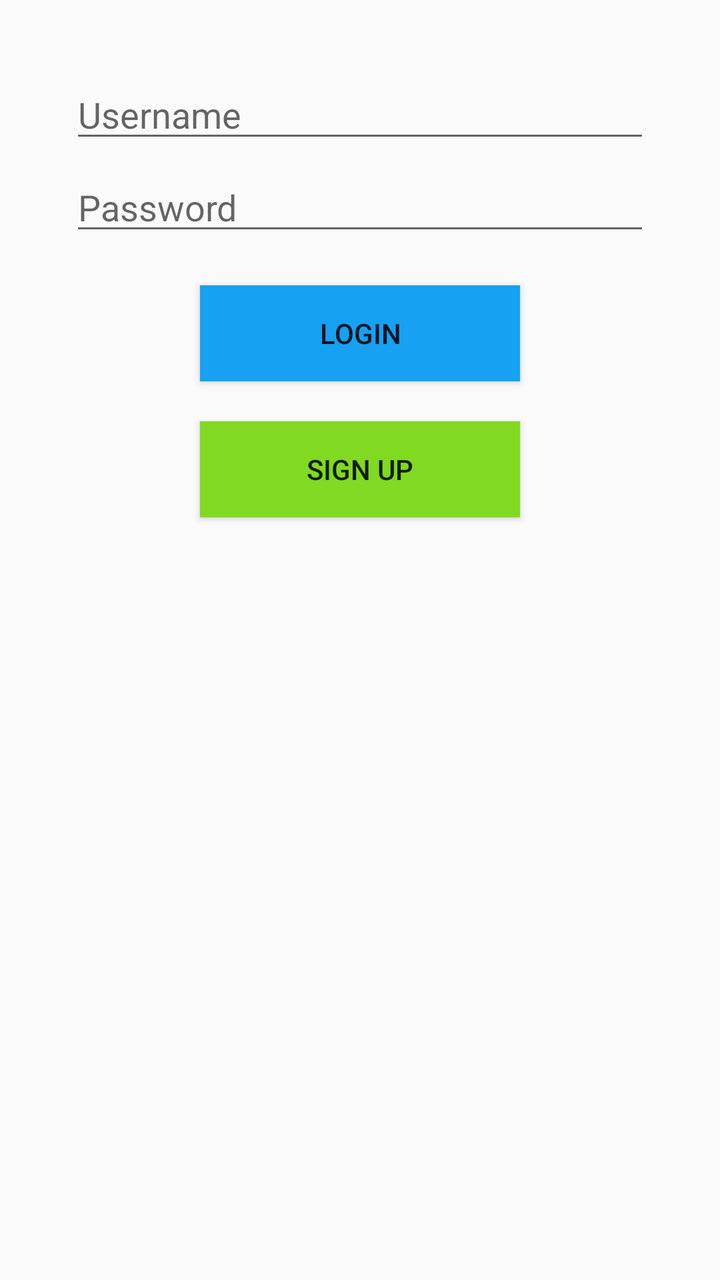
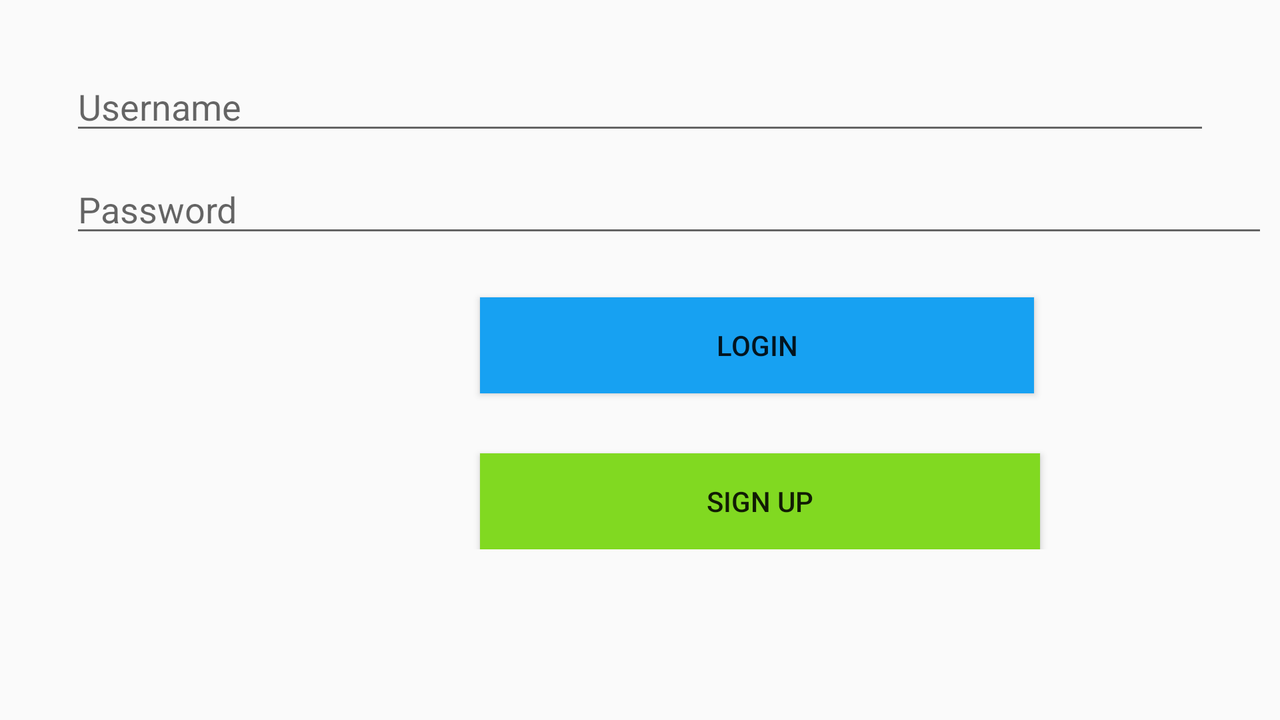

First picture: res/layout/ on a phone held upright. Second picture: the repository's own variant of that layout, on a device whose configuration matches the variant's folder. Source for both follows.
<!-- AndroidManifest.xml: application theme AppTheme -->
<!-- res/layout/activity_login.xml -->
<?xml version="1.0" encoding="utf-8"?>
<RelativeLayout xmlns:android="http://schemas.android.com/apk/res/android"
    xmlns:app="http://schemas.android.com/apk/res-auto"
    xmlns:tools="http://schemas.android.com/tools"
    android:layout_width="match_parent"
    android:layout_height="match_parent"
    android:layout_margin="10dp"
    android:orientation="vertical"
    tools:context=".LoginActivity">

    <ImageView
        android:id="@+id/imageView"
        android:layout_width="match_parent"
        android:layout_height="wrap_content"
        android:layout_alignParentStart="true"
        android:layout_marginTop="0dp"
        android:layout_weight="1"
        app:srcCompat="@drawable/nav_logo_whiteout"
        tools:srcCompat="@drawable/nav_logo_whiteout" />


    <EditText
        android:id="@+id/etUsername"
        android:layout_width="match_parent"
        android:layout_height="wrap_content"
        android:layout_below="@+id/imageView"
        android:layout_alignParentStart="true"
        android:layout_alignParentEnd="true"
        android:layout_marginStart="25dp"
        android:layout_marginTop="25dp"
        android:layout_marginEnd="25dp"
        android:layout_weight="1"
        android:ems="10"
        android:hint="Username" />

    <EditText
        android:id="@+id/etPassword"
        android:layout_width="300dp"
        android:layout_height="wrap_content"
        android:layout_below="@+id/etUsername"
        android:layout_alignParentStart="true"
        android:layout_alignParentEnd="true"
        android:layout_marginStart="25dp"
        android:layout_marginTop="5dp"
        android:layout_marginEnd="25dp"
        android:layout_weight="1"
        android:ems="10"
        android:hint="Password"
        android:inputType="textPassword" />

    <Button
        android:id="@+id/btnLogin"
        android:layout_width="200dp"
        android:layout_height="wrap_content"
        android:layout_below="@+id/etPassword"
        android:layout_alignParentStart="true"
        android:layout_alignParentEnd="true"
        android:layout_marginStart="90dp"
        android:layout_marginTop="20dp"
        android:layout_marginEnd="90dp"
        android:layout_weight="1"
        android:background="#17A1F2"
        android:text="Login" />

    <Button
        android:id="@+id/button"
        android:layout_width="200dp"
        android:layout_height="wrap_content"
        android:layout_below="@+id/btnLogin"
        android:layout_alignStart="@+id/btnLogin"
        android:layout_alignEnd="@+id/btnLogin"
        android:layout_marginStart="0dp"
        android:layout_marginTop="20dp"
        android:layout_marginEnd="0dp"
        android:layout_weight="1"
        android:background="#81D921"
        android:text="Sign Up" />
</RelativeLayout>
<!-- resources referenced by this layout -->
<resources>
  <style name="AppTheme" parent="Theme.AppCompat.Light.DarkActionBar">
          <item name="actionMenuTextColor">#000000</item>
  
          
          <item name="colorPrimaryDark">#000000</item>
          <item name="colorAccent">@color/colorAccent</item>
      </style>
</resources>
<!-- res/layout-land/activity_login.xml (the repository's variant of the layout above) -->
<!-- drawn on the phone turned sideways -->
<?xml version="1.0" encoding="utf-8"?>
<RelativeLayout xmlns:android="http://schemas.android.com/apk/res/android"
    xmlns:app="http://schemas.android.com/apk/res-auto"
    xmlns:tools="http://schemas.android.com/tools"
    android:layout_width="match_parent"
    android:layout_height="match_parent"
    android:layout_margin="10dp"
    android:orientation="vertical"
    tools:context=".LoginActivity">


    <ScrollView
        android:layout_width="711dp"
        android:layout_height="391dp"
        android:layout_alignParentStart="true"
        android:layout_alignParentTop="true"
        android:layout_marginStart="0dp"
        android:layout_marginTop="1dp">

        <LinearLayout
            android:layout_width="match_parent"
            android:layout_height="wrap_content"
            android:orientation="vertical" >

            <ImageView
                android:id="@+id/imageView"
                android:layout_width="match_parent"
                android:layout_height="wrap_content"
                android:layout_marginTop="0dp"
                android:layout_weight="1"
                app:srcCompat="@drawable/nav_logo_whiteout"
                tools:srcCompat="@drawable/nav_logo_whiteout" />

            <EditText
                android:id="@+id/etUsername"
                android:layout_width="match_parent"
                android:layout_height="wrap_content"
                android:layout_marginStart="25dp"
                android:layout_marginTop="20dp"
                android:layout_marginEnd="25dp"
                android:layout_weight="1"
                android:ems="10"
                android:hint="Username" />

            <EditText
                android:id="@+id/etPassword"
                android:layout_width="660dp"
                android:layout_height="wrap_content"
                android:layout_marginStart="25dp"
                android:layout_marginTop="10dp"
                android:layout_marginEnd="25dp"
                android:layout_weight="1"
                android:ems="10"
                android:hint="Password"
                android:inputType="textPassword" />

            <Button
                android:id="@+id/btnLogin"
                android:layout_width="277dp"
                android:layout_height="wrap_content"
                android:layout_marginStart="230dp"
                android:layout_marginTop="25dp"
                android:layout_marginEnd="90dp"
                android:layout_weight="1"
                android:background="#17A1F2"
                android:text="Login" />

            <Button
                android:id="@+id/btnSignUp"
                android:layout_width="280dp"
                android:layout_height="wrap_content"
                android:layout_marginStart="230dp"
                android:layout_marginTop="30dp"
                android:layout_marginEnd="0dp"
                android:layout_weight="1"
                android:background="#81D921"
                android:text="Sign Up" />
        </LinearLayout>
    </ScrollView>
</RelativeLayout>
